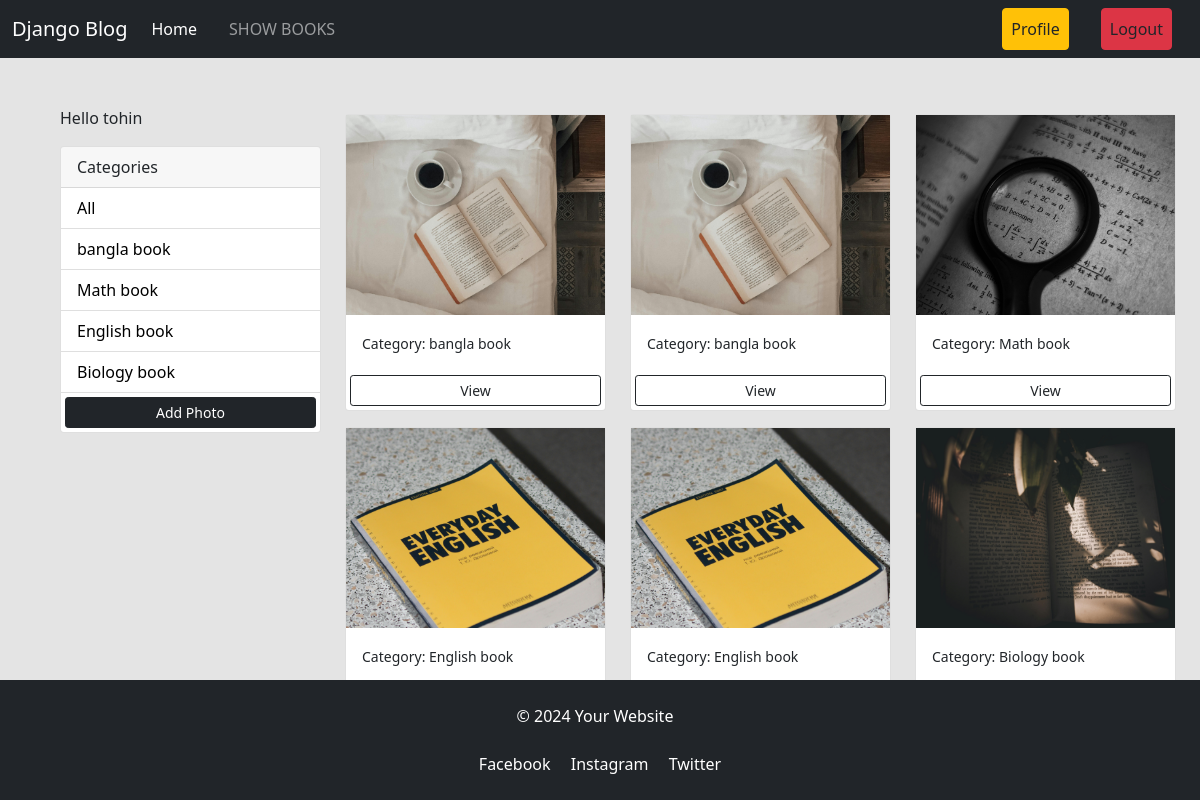
Screenshot of /photos/ (signed in) with the database file from the repository.
### photos/models.py (models this page shows, shortened)
class Category(models.Model):
    class Meta:
        verbose_name = 'Category'
        verbose_name_plural = 'Categories'
    user = models.ForeignKey(
        User, on_delete=models.SET_NULL, null=True, blank=True)
    name = models.CharField(max_length=100, null=False, blank=False)

class Photo(models.Model):
    class Meta:
        verbose_name = 'Photo'
        verbose_name_plural = 'Photos'
    category = models.ForeignKey(
    Category, on_delete=models.SET_NULL, null=True, blank=True)
    image = models.ImageField(null=False, blank=False)
    description = models.TextField()

### photos/views.py (the view)
# urls.py: path('', views.gallery, name='gallery'),
def gallery(request):
    user = request.user
    category = request.GET.get('category')
    if category == None:
        photos = Photo.objects.filter(category__user=user)
    else:
        photos = Photo.objects.filter(
            category__name=category, category__user=user)
    categories = Category.objects.filter(user=user)
    context = {'categories': categories, 'photos': photos}
    return render(request, 'gallery.html', context)

### photos/templates/gallery.html (shortened to what this page needs)
{% extends 'base.html' %}
{% load static %}
{% load crispy_forms_tags %}
{% block content %}
<div class="container m-5">
    <div class="row">
        <div class="col-md-3">
            {% if request.user.is_authenticated %}
            <p>Hello {{request.user}}</p>
            {% endif %}
            <div class="card">
                <div class="card-header">
                    Categories
                </div>
                <ul class="list-group list-group-flush">
                    <li class="list-group-item">
                        <a href="{% url 'gallery' %}">All</a>
                    </li>
                    {% for category in categories %}
                    <li class=" list-group-item">
                        <a href="{% url 'gallery' %}?category={{category.name}}">
                            {{category.name}}
                        </a>
                    </li>
                    {% endfor %}
                    <a href="{% url 'add' %}" class="btn btn-dark btn-block btn-sm m-1">Add Photo</a>
                </ul>
            </div>
        </div>
        <div class="col-md-9">
            <div class="row">
                {% for photo in photos %}
                <div class="col-md-4">
                    <div class="card my-2">
                        <img class="image-thumbail" src="{{photo.image.url}}" alt="Card image cap">
                        <div class="card-body">
                            <small>Category: {{photo.category.name}}</small>
                        </div>
                        <a href="{% url 'photo' photo.id %}" class="btn btn-outline-dark btn-sm m-1">View</a>
                    </div>
                </div>
                {% empty %}
                <h3>No photos...</h3>
                {% endfor %}
            </div>
        </div>
    </div>
</div>
{% endblock %}

### templates/base.html (shortened to what this page needs)
<!DOCTYPE html>
<html lang="en">
  <head>
    <link
      href="https://cdn.jsdelivr.net/npm/bootstrap@5.0.2/dist/css/bootstrap.min.css"
      rel="stylesheet"
    />
  </head>
  <body style="background-color : #e4e4e4">
    <nav class="navbar navbar-expand-lg navbar-dark bg-dark">
      <div class="container-fluid">
        <a class="navbar-brand" href="{% url 'homepage' %}">Django Blog</a>
        <div class="collapse navbar-collapse" id="navbarSupportedContent">
          <ul class="navbar-nav me-auto mb-2 mb-lg-0">
            <li class="nav-item">
              <a
                class="nav-link active"
                aria-current="page"
                href="{% url 'homepage' %}"
                >Home</a
              >
            </li>
            {% if request.user.is_authenticated %}
            <li class="nav-item mx-3">
              <a
                class="nav-link"
                href="{% url 'gallery' %}"
                >SHOW BOOKS</a
              >
            </li>
            {% endif %}
          </ul>
          <div class="d-flex">
            <ul class="navbar-nav me-auto mb-2 mb-lg-0">
              {% if request.user.is_authenticated %}
              <li class="nav-item mx-3">
                <a
                  class="nav-link btn btn-warning text-dark"
                  href="{% url 'register' %}"
                  >Profile</a
                >
              </li>
              <li class="nav-item mx-3">
                <a
                  class="nav-link btn btn-danger text-dark"
                  href="{% url 'register' %}"
                  >Logout</a
                >
              </li>
              {% endif %}
            </ul>
          </div>
        </div>
      </div>
    </nav>
    {% block content %} {% endblock %}
    <footer>
      {% include 'foter.html' %}
    </footer>
  </body>
</html>

### templates/foter.html (shortened to what this page needs)
<!DOCTYPE html>
<html lang="en">
<head>
</head>
<body>
      <footer class="bg-dark text-white">
      <div class="container py-4 ">
          <div class="row">
              <div class="col-md-12  text-center">
                <p style="margin: 0;  padding-right: 10px;">&copy; 2024 Your Website</p>
                  <br>
                  <a href="#" class="text-white mx-2 text-decoration-none">
                   Facebook
                  </a>
                  <a href="#" class="text-white mx-2 text-decoration-none">
                   Instagram
                  </a>
                  <a href="#" class="text-white mx-2 text-decoration-none">
                   Twitter
                   </a>
              </div>
          </div>
      </div>
  </footer>
</body>
</html>

### photos/templates/gallery.html (style rules this page uses)
.image-thumbail { height: 200px; object-fit: cover; }
.list-group-item a { text-decoration: none; color: black; }

### templates/foter.html (style rules this page uses)
footer { position: fixed; bottom: 0; width: 100%; }

### rows the page displays
Category: name "bangla book"
Category: name "Math book"
Category: name "English book"
Category: name "Biology book"
Photo: image (picture), category.name "bangla book"
Photo: image (picture), category.name "bangla book"
Photo: image (picture), category.name "Math book"
Photo: image (picture), category.name "English book"
Photo: image (picture), category.name "English book"
Photo: image (picture), category.name "Biology book"

### other values shown
{{ request.user }} "tohin"
